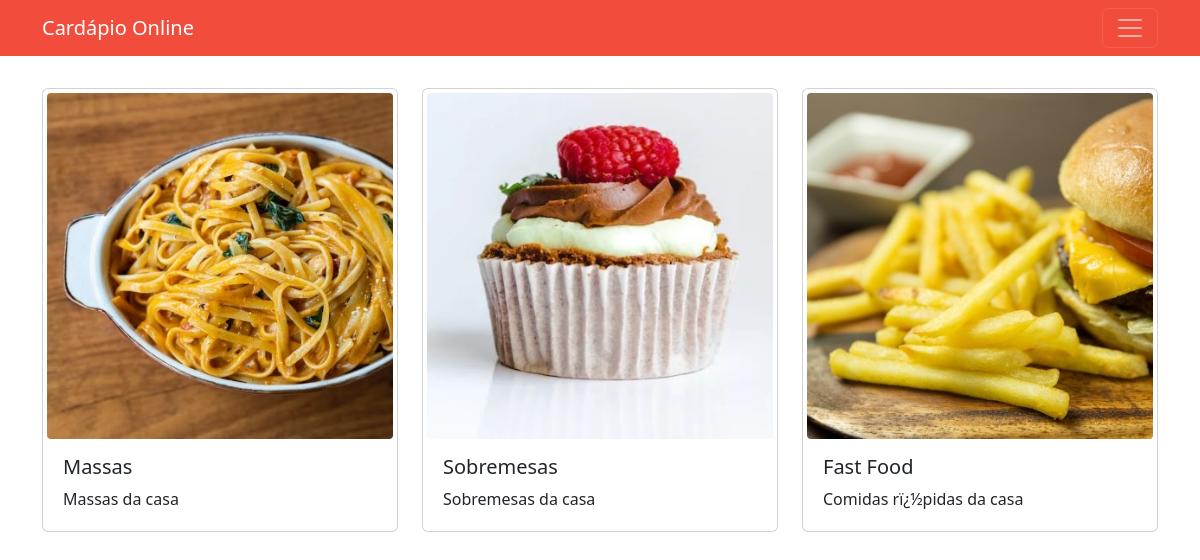
Before: /cardapio/ with the older database file.
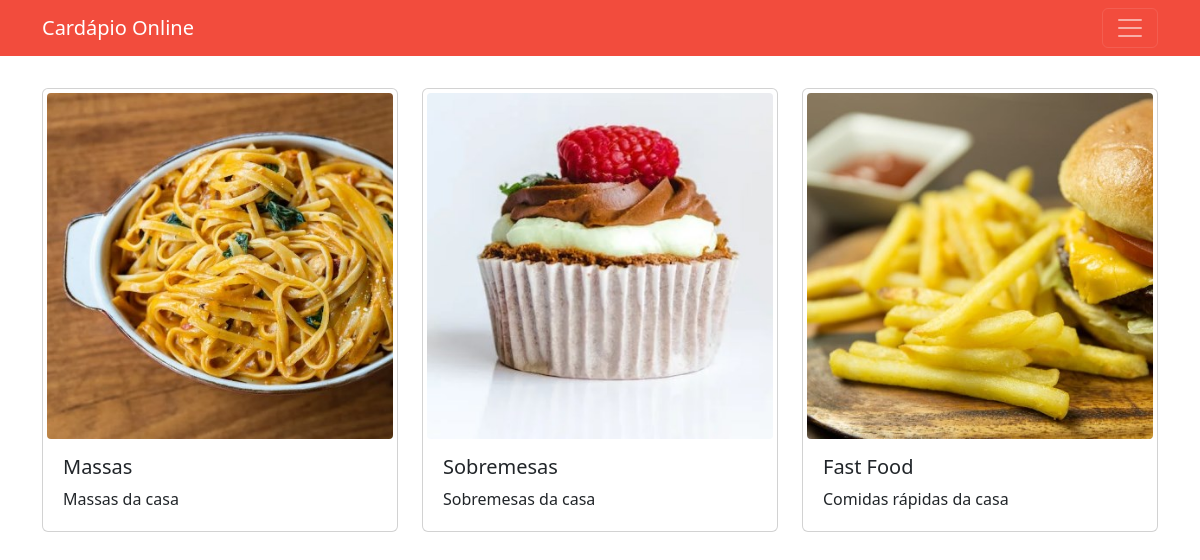
After: the same page with the newer database file.
### tables this page shows
CREATE TABLE cardapio (
    codigo TEXT PRIMARY KEY,
    nome TEXT NOT NULL UNIQUE,
    descricao TEXT NOT NULL
);

### jinja.py (the view)
@app.get('/cardapio/', response_class=HTMLResponse)
async def listar_cardapios(request: Request,
    repo_cardapio: Annotated[RepositorioCardapio, Depends(obter_repo_cardapio)]):
    cardapios = repo_cardapio.consultar_todos_cardapios()
    return templates.TemplateResponse('todos_cardapios.jinja', {'request': request,
        'cardapios': cardapios})

### templates/todos_cardapios.jinja (shortened to what this page needs)
<!DOCTYPE html>
<html lang="pt-BR">
<head>
    <link href="https://cdn.jsdelivr.net/npm/bootstrap@5.3.0/dist/css/bootstrap.min.css" rel="stylesheet">
</head>
<body>
    {% include "navbar.jinja" %}
    {% include "grid_cardapios.jinja" %}
</body>
</html>

### templates/grid_cardapios.jinja
<div class="container mt-3">
    <div class="row">
        {% for item in cardapios %}
            {% set cardapio = item %}
            <div class="mt-3 mb-3 col-md-4">
                {% include "card_cardapio.jinja" %}
            </div>
        {% endfor %}
    </div>
</div>

### templates/card_cardapio.jinja
<a class="text-decoration-none" href="{{url_for('obter_cardapio', codigo_cardapio=cardapio.codigo)}}">
  <div class="card p-1">
    <img src="{{url_for('static', path='/'+cardapio.codigo+'.jpg')}}" class="card-img-top rounded-1" alt="{{cardapio.nome}}">
    <div class="card-body">
      <h5 class="card-title">{{cardapio.nome}}</h5>
      <p class="card-text">{{cardapio.descricao}}</p>
    </div>
  </div>
</a>

Changed rows visible on the page:
changed cardapio "Fast Food": descricao "Comidas rï¿½pidas da casa" → "Comidas rápidas da casa"
